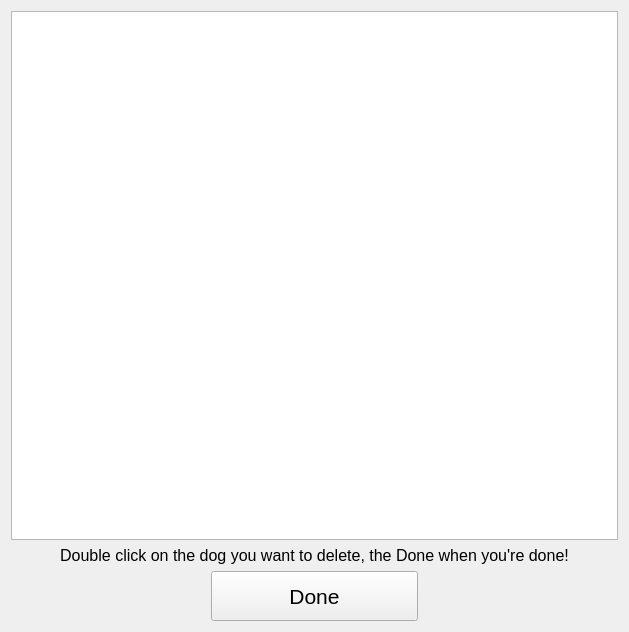
<?xml version="1.0" encoding="UTF-8"?>
<ui version="4.0">
 <class>DeleteWindowClass</class>
 <widget class="QMainWindow" name="DeleteWindowClass">
  <property name="geometry">
   <rect>
    <x>0</x>
    <y>0</y>
    <width>629</width>
    <height>632</height>
   </rect>
  </property>
  <property name="font">
   <font>
    <pointsize>12</pointsize>
   </font>
  </property>
  <property name="windowTitle">
   <string>DeleteWindow</string>
  </property>
  <widget class="QWidget" name="centralWidget">
   <layout class="QVBoxLayout" name="verticalLayout">
    <item>
     <widget class="QTableView" name="tbl">
      <property name="editTriggers">
       <set>QAbstractItemView::EditTrigger::NoEditTriggers</set>
      </property>
      <property name="alternatingRowColors">
       <bool>true</bool>
      </property>
      <property name="selectionMode">
       <enum>QAbstractItemView::SelectionMode::SingleSelection</enum>
      </property>
      <property name="selectionBehavior">
       <enum>QAbstractItemView::SelectionBehavior::SelectRows</enum>
      </property>
     </widget>
    </item>
    <item>
     <widget class="QLabel" name="label">
      <property name="text">
       <string>Double click on the dog you want to delete, the Done when you're done!</string>
      </property>
      <property name="alignment">
       <set>Qt::AlignmentFlag::AlignCenter</set>
      </property>
     </widget>
    </item>
    <item>
     <layout class="QHBoxLayout" name="horizontalLayout">
      <item>
       <spacer name="horizontalSpacer">
        <property name="orientation">
         <enum>Qt::Orientation::Horizontal</enum>
        </property>
        <property name="sizeType">
         <enum>QSizePolicy::Policy::Fixed</enum>
        </property>
        <property name="sizeHint" stdset="0">
         <size>
          <width>200</width>
          <height>20</height>
         </size>
        </property>
       </spacer>
      </item>
      <item>
       <widget class="QPushButton" name="btnDone">
        <property name="sizePolicy">
         <sizepolicy hsizetype="Minimum" vsizetype="Preferred">
          <horstretch>0</horstretch>
          <verstretch>0</verstretch>
         </sizepolicy>
        </property>
        <property name="minimumSize">
         <size>
          <width>0</width>
          <height>50</height>
         </size>
        </property>
        <property name="font">
         <font>
          <pointsize>16</pointsize>
         </font>
        </property>
        <property name="text">
         <string>Done</string>
        </property>
       </widget>
      </item>
      <item>
       <spacer name="horizontalSpacer_2">
        <property name="orientation">
         <enum>Qt::Orientation::Horizontal</enum>
        </property>
        <property name="sizeType">
         <enum>QSizePolicy::Policy::Fixed</enum>
        </property>
        <property name="sizeHint" stdset="0">
         <size>
          <width>200</width>
          <height>20</height>
         </size>
        </property>
       </spacer>
      </item>
     </layout>
    </item>
   </layout>
  </widget>
 </widget>
 <layoutdefault spacing="6" margin="11"/>
 <resources/>
 <connections>
  <connection>
   <sender>btnDone</sender>
   <signal>clicked()</signal>
   <receiver>DeleteWindowClass</receiver>
   <slot>btnDone_clicked()</slot>
   <hints>
    <hint type="sourcelabel">
     <x>351</x>
     <y>590</y>
    </hint>
    <hint type="destinationlabel">
     <x>473</x>
     <y>620</y>
    </hint>
   </hints>
  </connection>
  <connection>
   <sender>tbl</sender>
   <signal>doubleClicked(QModelIndex)</signal>
   <receiver>DeleteWindowClass</receiver>
   <slot>tbl_doubleClicked(QModelIndex)</slot>
   <hints>
    <hint type="sourcelabel">
     <x>145</x>
     <y>355</y>
    </hint>
    <hint type="destinationlabel">
     <x>104</x>
     <y>592</y>
    </hint>
   </hints>
  </connection>
 </connections>
 <slots>
  <slot>btnDone_clicked()</slot>
  <slot>tbl_doubleClicked(QModelIndex)</slot>
 </slots>
</ui>
